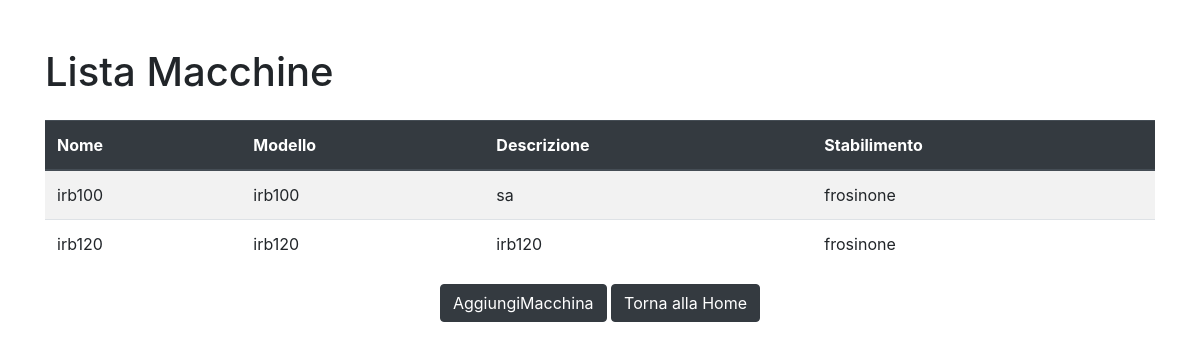
The page /macchine/ on the database as committed earlier.
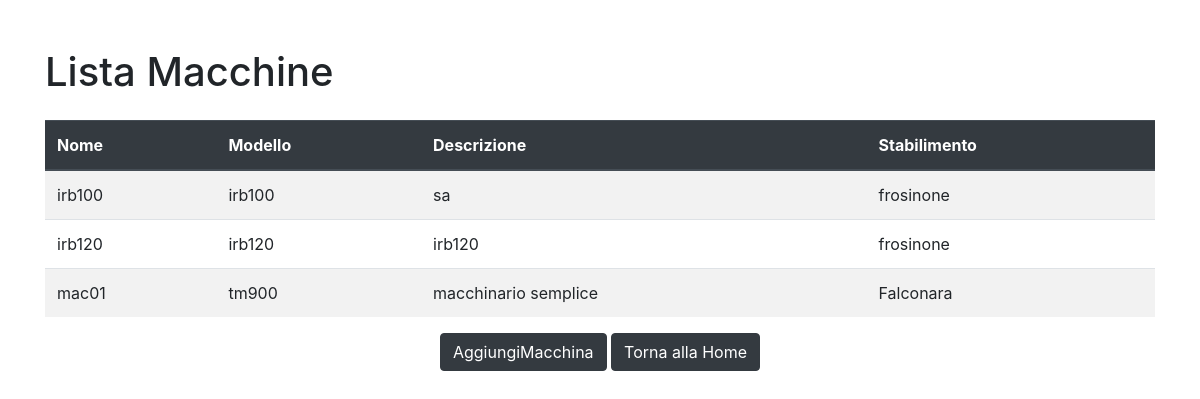
The same page on the database as committed later.
### gestione/models.py (models this page shows, shortened)
class Macchinario(models.Model):
    codiceMacchinario = models.CharField(max_length=100,primary_key=True)
    nome = models.CharField(max_length=100)
    descrizione = models.TextField()
    stabilimento = models.ForeignKey(Stabilimento, on_delete=models.CASCADE)
    modello = models.CharField(max_length=24)

class Stabilimento(models.Model):
      nome = models.CharField(max_length=100)
      descrizione = models.TextField()

### gestione/views.py (the view)
# urls.py: path('macchine/', lista_macchine, name='lista_macchine'),
def lista_macchine(request):
    macchine = Macchinario.objects.all()
    return render(request, 'gestione/lista_macchine.html', {'macchine': macchine})

### gestione/templates/gestione/lista_macchine.html (shortened to what this page needs)
<!DOCTYPE html>
<html lang="it">
<head>
    <link href="https://stackpath.bootstrapcdn.com/bootstrap/4.5.2/css/bootstrap.min.css" rel="stylesheet">
</head>
<body>
    <div class="container mt-5">
        <h1 class="mb-4">Lista Macchine</h1>
        <table class="table table-striped">
            <thead class="thead-dark">
                <tr>
                    <th>Nome</th>
                    <th>Modello</th>
                    <th>Descrizione</th>
                    <th>Stabilimento</th>
                </tr>
            </thead>
            <tbody>
                {% for macchine in macchine %}
                    <tr>
                        <td>{{ macchine.nome }}</td>
                        <td>{{ macchine.modello }}</td>
                        <td>{{ macchine.descrizione }}</td>
                        <td>{{ macchine.stabilimento.nome }}</td>
                    </tr>
                {% endfor %}
            </tbody>
        </table>
    </div>
    <div class="text-center">
        <a href="{% url 'aggiungi_macchina' %}" class="btn btn-dark">AggiungiMacchina</a>
       <a href="{% url 'home' %}" class="btn btn-dark">Torna alla Home</a>
    </div>
</body>
</html>

Rows that differ between the two databases and show on the page:
added Macchinario: nome "mac01", modello "tm900", descrizione "macchinario semplice", stabilimento.nome "Falconara"
